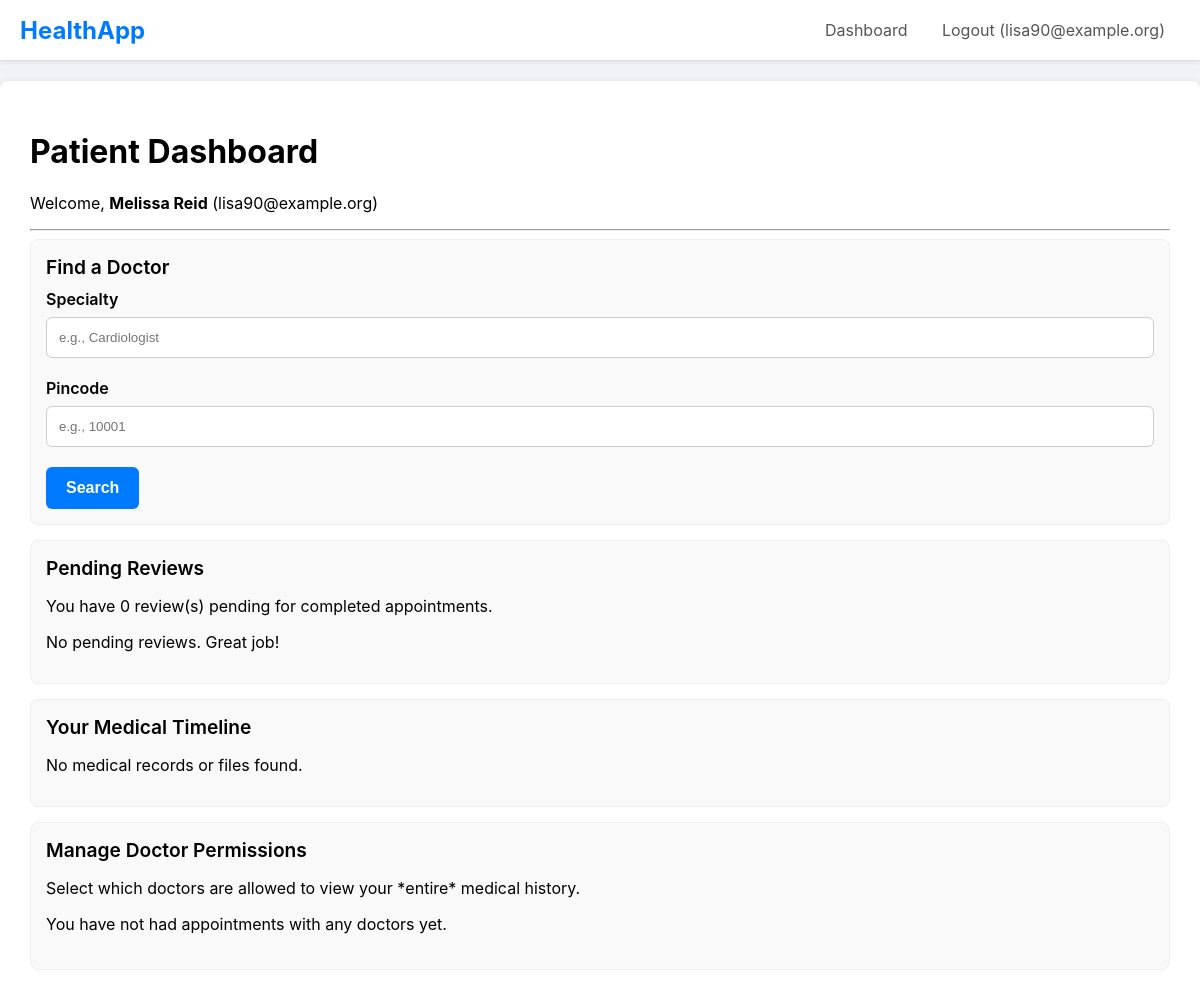
/patient_dashboard (signed in), run on the app's committed database.
### main.py (models this page shows)
class User(db.Model, UserMixin):
    id = db.Column(db.Integer, primary_key=True)
    email = db.Column(db.String(120), unique=True, nullable=False)
    password_hash = db.Column(db.String(60), nullable=False)
    role = db.Column(db.String(20), nullable=False)
    patient_profile = db.relationship('PatientProfile', backref='user', uselist=False, cascade="all, delete-orphan")
    doctor_profile = db.relationship('DoctorProfile', backref='user', uselist=False, cascade="all, delete-orphan")
    insurance_profile = db.relationship('InsuranceProfile', backref='user', uselist=False, cascade="all, delete-orphan")

class PatientProfile(db.Model):
    id = db.Column(db.Integer, primary_key=True)
    full_name = db.Column(db.String(100), nullable=False, default='Unnamed')
    phone = db.Column(db.String(20))
    address = db.Column(db.String(200))
    pincode = db.Column(db.String(10))
    latitude = db.Column(db.Float)
    longitude = db.Column(db.Float)
    user_id = db.Column(db.Integer, db.ForeignKey('user.id'), nullable=False, unique=True)
    records = db.relationship('MedicalRecord', backref='patient', lazy='dynamic', foreign_keys='MedicalRecord.patient_id')
    appointments = db.relationship('Appointment', backref='patient', lazy='dynamic', foreign_keys='Appointment.patient_id')
    reviews = db.relationship('DoctorReview', backref='patient', lazy='dynamic', foreign_keys='DoctorReview.patient_id')
    files = db.relationship('MedicalFile', backref='patient', lazy='dynamic', foreign_keys='MedicalFile.patient_id')
    permitted_doctors = db.relationship('DoctorProfile', secondary=patient_doctor_permissions,
        back_populates='permitted_patients')

### main.py (the view)
@app.route("/patient_dashboard")
@login_required
@role_required('patient')
def patient_dashboard():
    records = g.profile.records.all()
    files = g.profile.files.all()
    timeline_items = sorted(records + files, key=lambda x: x.created_at, reverse=True)
    completed_apts = g.profile.appointments.filter_by(status='Completed').all()
    reviewed_doctor_ids = {review.doctor_id for review in g.profile.reviews.all()}
    doctors_to_review = []
    seen_doctor_ids = set()
    for apt in completed_apts:
        if apt.doctor_id not in reviewed_doctor_ids and apt.doctor_id not in seen_doctor_ids:
            doctors_to_review.append(apt.doctor)
            seen_doctor_ids.add(apt.doctor_id)
    doctor_ids = {apt.doctor_id for apt in g.profile.appointments.all()}
    permissioned_doctors = {doc.id for doc in g.profile.permitted_doctors}
    doctors = db.session.scalars(db.select(DoctorProfile).where(DoctorProfile.id.in_(doctor_ids))).all()
    return render_template('patient_dashboard.html',
                           timeline_items=timeline_items,
                           doctors=doctors,
                           permissioned_doctors=permissioned_doctors,
                           doctors_to_review=doctors_to_review)

### main.py (called while the page is built)
@login_manager.user_loader
def load_user(user_id):
    return db.session.get(User, int(user_id))

def role_required(role_name):
    def decorator(f):
        @wraps(f)
        def decorated_function(*args, **kwargs):
            if not current_user.is_authenticated or current_user.role != role_name:
                abort(403)
            if current_user.role == 'patient':
                g.profile = current_user.patient_profile
            elif current_user.role == 'doctor':
                g.profile = current_user.doctor_profile
            elif current_user.role == 'insurance':
                g.profile = current_user.insurance_profile
            return f(*args, **kwargs)
        return decorated_function
    return decorator

### templates/patient_dashboard.html (shortened to what this page needs)
{% extends 'layout.html' %}
{% block content %}
    <h1>Patient Dashboard</h1>
    <p>Welcome, <b>{{ g.profile.full_name }}</b> ({{ current_user.email }})</p>
    <hr>
    <div class="card">
        <div class="card-header">Find a Doctor</div>
        <form action="{{ url_for('search_doctors') }}" method="POST">
            <div class="form-group">
                <label for="specialty">Specialty</label>
                <input type="text" id="specialty" name="specialty" placeholder="e.g., Cardiologist">
            </div>
            <div class="form-group">
                <label for="pincode">Pincode</label>
                <input type="text" id="pincode" name="pincode" placeholder="e.g., 10001">
            </div>
            <button type="submit" class="btn">Search</button>
        </form>
    </div>
    <div class="card">
        <div class="card-header">Pending Reviews</div>
        <p>You have {{ doctors_to_review|length }} review(s) pending for completed appointments.</p>
        {% for doc in doctors_to_review %}
            <div class="d-flex justify-between align-center" style="padding: 10px; border-bottom: 1px solid #eee;">
                <div>
                    <b>{{ doc.full_name }}</b> ({{ doc.specialty }})
                </div>
                <a href="{{ url_for('leave_review', doctor_id=doc.id) }}" class="btn-secondary" style="text-decoration: none; padding: 10px 15px; border-radius: 6px;">Leave a Review</a>
            </div>
        {% else %}
            <p>No pending reviews. Great job!</p>
        {% endfor %}
    </div>
    <div class="card">
        <div class="card-header">Your Medical Timeline</div>
        <ul class="timeline">
            {% for item in timeline_items %}
                {% if item.__tablename__ == 'medical_record' %}
                <li class="timeline-item">
                    <div class="date">{{ item.created_at.strftime('%Y-%m-%d %I:%M %p') }}</div>
                    <h4>Visit with {{ item.doctor.full_name }} ({{ item.doctor.specialty }})</h4>
                    <p><b>Diagnosis:</b> {{ item.diagnosis }}</p>
                    <p><b>Notes:</b> {{ item.notes }}</p>
                    <p><b>Prescription:</b> {{ item.prescription }}</p>
                </li>
                {% elif item.__tablename__ == 'medical_file' %}
                <li class="timeline-item" style="background-color: #fdfdf0;">
                    <div class="date">{{ item.created_at.strftime('%Y-%m-%d %I:%M %p') }}</div>
                    <h4>File Uploaded by {{ item.doctor.full_name }}</h4>
                    <p><b>File:</b> <a href="{{ url_for('get_file', filename=item.filename) }}" target="_blank">{{ item.original_filename }}</a></p>
                    <p><b>Description:</b> {{ item.description }}</p>
                </li>
                {% endif %}
            {% else %}
                <li>No medical records or files found.</li>
            {% endfor %}
        </ul>
    </div>
    <div class="card">
        <div class="card-header">Manage Doctor Permissions</div>
        <p>Select which doctors are allowed to view your *entire* medical history.</p>
        <form action="{{ url_for('manage_permissions') }}" method="POST">
            <div class="form-group">
                {% for doc in doctors %}
                    <div>
                        <input type="checkbox" name="doctor_ids" id="doc_{{ doc.id }}" value="{{ doc.id }}"
                            {% if doc.id in permissioned_doctors %}checked{% endif %}>
                        <label for="doc_{{ doc.id }}">{{ doc.full_name }} ({{ doc.specialty }})</label>
                    </div>
                {% else %}
                    <p>You have not had appointments with any doctors yet.</p>
                {% endfor %}
            </div>
        </form>
    </div>
{% endblock %}

### templates/layout.html (shortened to what this page needs)
<!DOCTYPE html>
<html lang="en">
<head>
</head>
<body>
    <nav>
        <div class="logo"><a href="{{ url_for('home') }}" style="text-decoration: none; color: #007bff;">HealthApp</a></div>
        <div class="nav-links">
            {% if current_user.is_authenticated %}
                <a href="{{ url_for('dashboard') }}">Dashboard</a>
                <a href="{{ url_for('logout') }}">Logout ({{ current_user.email }})</a>
            {% else %}
                <a href="{{ url_for('login') }}">Login</a>
                <a href="{{ url_for('register') }}">Register</a>
            {% endif %}
        </div>
    </nav>
    <div class="container">
        {% block content %}{% endblock %}
    </div>
</body>
</html>

### templates/layout.html (style rules this page uses)
body { font-family: -apple-system, BlinkMacSystemFont, "Segoe UI", Roboto, Helvetica, Arial, sans-serif; margin: 0; background-color: #f0f2f5; }
nav { background-color: #ffffff; padding: 0 20px; border-bottom: 1px solid #ddd; display: flex; justify-content: space-between; align-items: center; box-shadow: 0 2px 4px rgba(0,0,0,0.05); }
nav .logo { font-size: 1.5rem; font-weight: bold; color: #007bff; }
nav .nav-links a { color: #555; text-decoration: none; padding: 20px 15px; display: inline-block; }
.container { max-width: 1200px; margin: 20px auto; background-color: #ffffff; padding: 30px; border-radius: 8px; box-shadow: 0 2px 8px rgba(0,0,0,0.1); }
.form-group { margin-bottom: 20px; }
.form-group label { display: block; margin-bottom: 8px; font-weight: 600; }
.form-group input, .form-group select, .form-group textarea { width: 100%; padding: 12px; border: 1px solid #ccc; border-radius: 6px; box-sizing: border-box; }
.btn { background-color: #007bff; color: white; padding: 12px 20px; border: none; border-radius: 6px; cursor: pointer; font-size: 1rem; font-weight: 600; }
.timeline { list-style: none; padding: 0; }
.card { background: #f9f9f9; border: 1px solid #eee; border-radius: 8px; padding: 15px; margin-bottom: 15px; }
.card-header { font-size: 1.2rem; font-weight: 600; margin-bottom: 10px; }

### data on the page
User: email "lisa90@example.org"
PatientProfile: profile.full_name "Melissa Reid"

### other printed values
{{ doctors_to_review|length }} "0"
